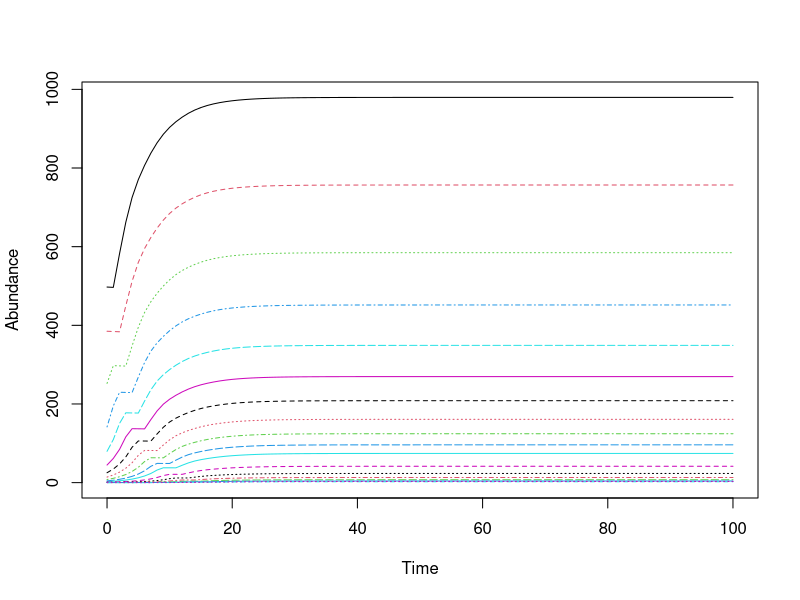
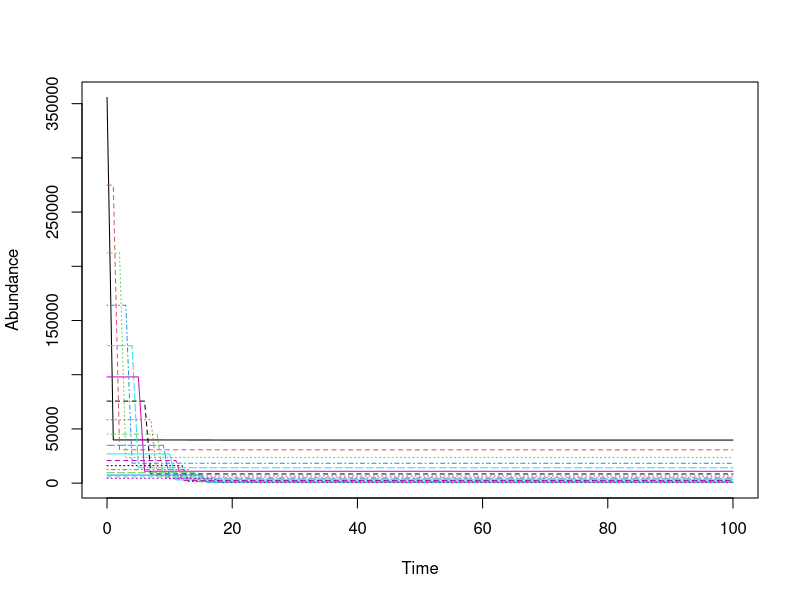

The R source for these figures, in order: (Note: this script raises an error after producing the figures.)
## ---- chunk 1
rm(list=ls())

library(tidyverse)

sapply(list.files(pattern="[.]R$", path="./Functions", full.names=TRUE), source)

IC <- read.csv('IC.csv')

#Set Model----
time_horizon = 100

# Recruits in unfished pop
R0 = 355770

# Calcualted total instantaneous mortality
Z.2012 = 0.579336

## ---- chunk 2
Linf = 122.1
K = 0.172
to = 0.919
  
Wa = 0.024
  
Wb = 2.824
  
maxAge = 18

#Length (cm) at which a fish is 50/95 percent likely to be mature
m50 = 55

m95 = 62.7

females = 0.6

#Natural mortality
M <- K * 1.5


#Steepness parameter h - when you dont have a study use 0.7
h=0.7
## ---- chunk 3
#Morphology ----

#Our max age is 18 years
Age <- seq(1,maxAge,1)

#Length at median age 
Length <- Linf * (1 - exp(-K * ((Age + 0.5) - to)))

#Converts lengths (cm) to weight (g)
Weight <- Wa*Length^Wb

# Probabilty of Maturity
Ma = 1/(1 + exp(-log(19)*((Length - m50)/(m95 - m50))))

#realitve fecundity - produce about 41 eggs per gram 
#SOURCE: https://www.scribd.com/doc/81002346/Crecimiento-y-Reproduccion-de-corvina
fa <- Weight*41

#Price per USD per kg is dependent on size of fish
Price <- c(0.71,3.25,4.31)


## ---- chunk 4
#Length (cm) at which a fish is vulnerable to fishing mortality----
Lc = trunc(Length)

# Hold mortality constant through time
Z = Z.2012


Scenarios = expand.grid(Lc, Z) %>%
            select(Z = Var2, Lc = Var1) %>%
            mutate(Label = paste(Z, Lc, sep = "-"))
## ---- chunk 5
#gear selectivity

Lc =100
Va = ifelse(Length < Lc, 0, 1)

#fishing mortality

F = Z.2012 - M 

#survival probabilty

Sa <- exp(-M - ( Va * (F)))

## ---- chunk 6

A = matrix(data = 0, nrow = maxAge, ncol = maxAge)


for (r in 2:18) {
  
  j = r - 1 
  
  A[r, j] =  Sa[j]

}

A[maxAge, maxAge] = Sa[maxAge]

## ---- chunk 7

N0 = as.numeric(IC[1, ])

pop <- matrix(0, maxAge, time_horizon + 1)
pop[, 1] <- N0

for (i in 1:time_horizon) {
  # Survival
  pop[, i + 1] <- A %*% pop[, i]
  # Reproduction
  Ne <- sum(fa * Ma * females * pop[, i])
  
  
  pop[1, i + 1] <- (560 * Ne) / (17271619 + ((h - 0.2) * Ne))
}


pop[,90:100]
matplot(0:time_horizon, t(pop), type = "l", xlab = "Time",  ylab = "Abundance")

## ---- chunk 8


Linf = 122.1
K = 0.172
to = 0.919


#Our max age is 18 years
Age <- seq(1,maxAge,1)

#Length at median age 
Length <- Linf * (1 - exp(-K * ((Age + 0.5) - to)))

#Converts lengths (cm) to weight (g)
Weight <- Wa*Length^Wb

# Probabilty of Maturity
Ma = 1/(1 + exp(-log(19)*((Length - m50)/(m95 - m50))))

#realitve fecundity - produce about 41 eggs per gram 
#SOURCE: https://www.scribd.com/doc/81002346/Crecimiento-y-Reproduccion-de-corvina
fa <- Weight*41
## ---- chunk 9
# Spawning potential (SP) of a Pristine population as a matrix

IC_unfished <- rep(NA, maxAge) 
IC_unfished[1] <- R0 
P_unfished <- exp(-M)

for(i in 2:maxAge) {
  IC_unfished[i] <- IC_unfished[i-1]* exp(-M)
  
}

A_unfished = matrix(data = 0, nrow = maxAge, ncol = maxAge)
diag(A_unfished[-1, -maxAge]) <- rep(P_unfished, maxAge -1)

pop_unfished <- matrix(0, maxAge, time_horizon + 1)
pop_unfished[, 1] <- IC_unfished

for(i in 1:time_horizon) {
  # Survival
  pop_unfished[ , i+1] <- A_unfished %*% pop_unfished[, i]
  # Reproduction
  Ne <- sum(fa * Ma * females * pop_unfished[, i])
  pop_unfished[1, i + 1] <- (19923.12 * Ne) / (17271619 + ((h - 0.2) * Ne))
}

matplot(0:time_horizon, t(pop_unfished), type = "l", xlab = "Time",  ylab = "Abundance")
  
SP_unfished <- sum(fa * Ma * females * pop_unfished[, time_horizon])
## ---- chunk 10
sims = replicate(1000,  matrix_w_uncertainty(Lc = 75, Z = Z.2012, Loo = Linf, k = K, t0 = to, maxAge = 18))


sims2 = sims[ , colSums(is.na(sims)) == 0]
## ---- chunk 11
# Calculate PPIs
PPIlevels <- c( 0.05, 0.25, 0.5, 0.75, 0.95)
PPIs <- apply(sims2, 1, quantile, probs = PPIlevels)
matplot(0:time_horizon, t(PPIs), type = "l", xlab = "Time",  ylab = "SPR", 
        col = "black", lty = 1)
abline(h = 0.4, col = "red")


## ---- chunk 12
simsin = tail(sims2, 1) 

target = simsin[ simsin <= 0.44 ] 

target = target [ target >= 0.36 ] 

prob = length(target)/length(simsin)

